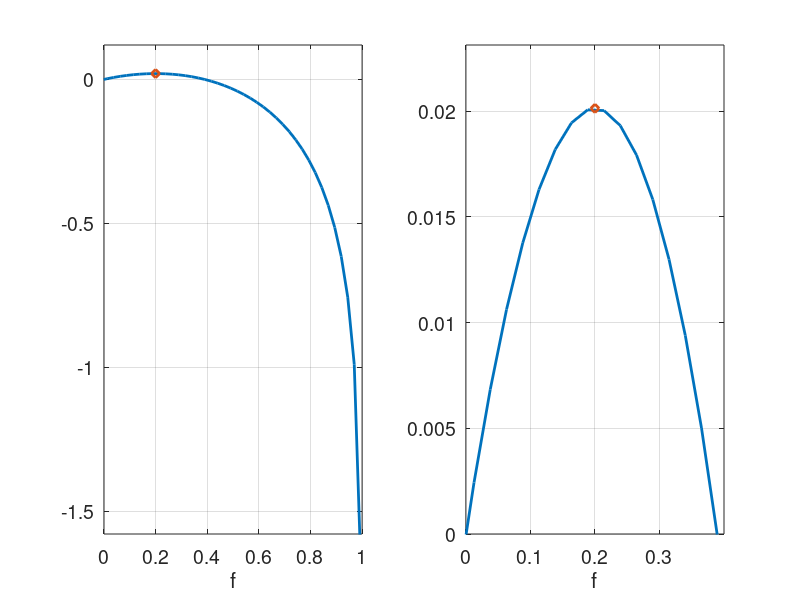
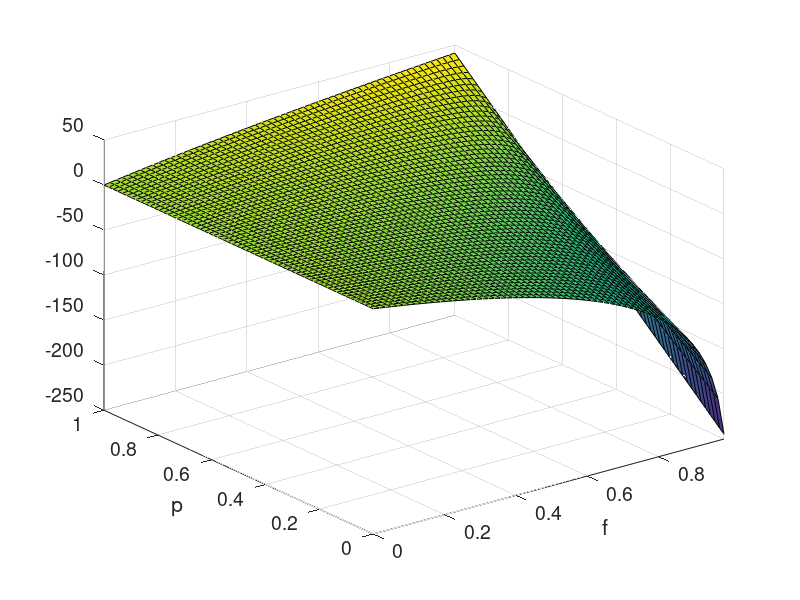

Write the MATLAB code that produced these figures, in order.
%% Kelly Bernoulli plots the optimal betting fraction given Bernoulli trials
% First code in 2012

%% Global commands

% ver % verify the version of Matlab
clear;clc; % clear

% set global commands for font size and line width
size_font=14;
size_line=2;
set(0,'DefaultAxesFontSize',size_font,'DefaultTextFontSize',size_font);
set(0,'defaultlinelinewidth',size_line)

%% Kelly, classic

p=0.6; %winning prob
g=@(f) (p*log(1+f)+(1-p)*log(1-f));
g_neg=@(f) -(p*log(1+f)+(1-p)*log(1-f)); %negative, due to min algo
min=fminbnd(g_neg,0,1); % min in bounds for f [0,1]

h=figure();

subplot(1,2,1)
ezplot(g)
title('');hold on;
plot(min,g(min),'d')
xlim([0 1])
grid;

subplot(1,2,2)
ezplot(g)
title('');hold on;
plot(min,g(min),'d')
xlim([0 (2*p-1)*2])
ylim([0 g(min)+0.003])
grid;
hold off;

%print(h,'-depsc','-r300','kelly_bernoulli')

%% Kelly classic g(f,p)
clear;

h=figure();
g=@(f,p) (p*log(1+f)+(1-p)*log(1-f));
k=@(f,p) 0;


ezsurf(g,[0,1,0,1]);
title('')
%ezsurf(k,[0,1,0,1])
%print(h,'-depsc','-r300','kelly_bernoulli2')

%{
mymap = [[204 0 0]
     [255 255 0]
     [0 204 102]]./255;

colormap(mymap)
caxis([-2 1])
%}
